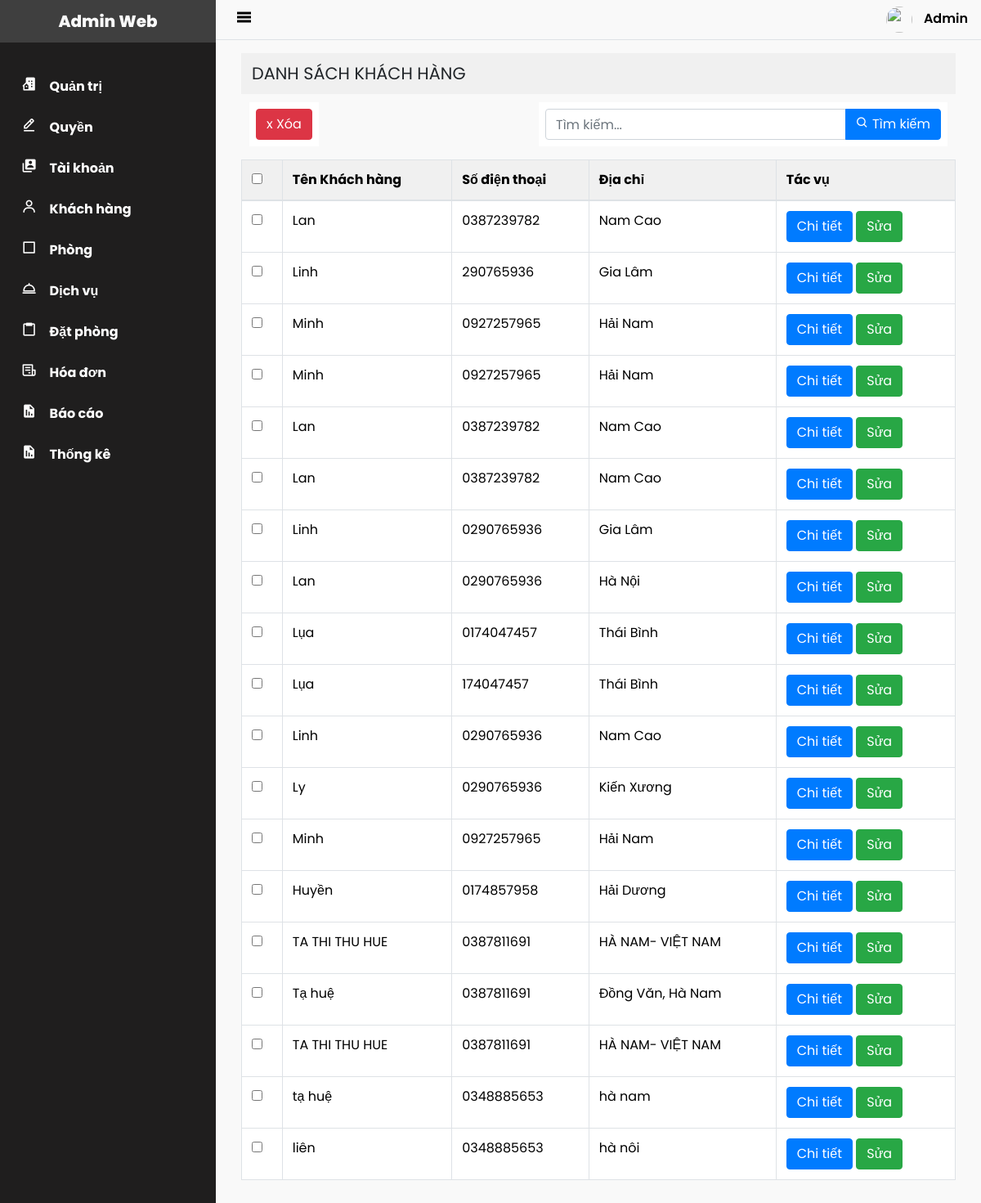
The app's page /index.php?page=customer with its own data.
### tables this page shows
CREATE TABLE `customers` (
  `MaKH` int(11) NOT NULL,
  `TenKH` varchar(100) NOT NULL,
  `SĐT` text NOT NULL,
  `DiaChi` varchar(100) NOT NULL,
  `CCCD` text NOT NULL,
  `username` varchar(50) NOT NULL,
  `password` text NOT NULL,
  `image` text NOT NULL
);

### customer.php (the view, shortened to what this page needs)
<?php
$hname = "localhost";
$uname = "root";
$pass = "";
$db = "qlhotel";
$conn = mysqli_connect($hname, $uname, $pass, $db);
mysqli_query($conn, "SET NAMES 'utf8'");
$sql = 'SELECT * FROM customers';
$data = $conn->query($sql);
?>
<!DOCTYPE html>
<html lang="vi">
<head>
    <link rel="stylesheet" href="https://cdn.jsdelivr.net/npm/bootstrap@4.6.2/dist/css/bootstrap.min.css">
    <link href="https://unpkg.com/boxicons@2.1.4/css/boxicons.min.css" rel="stylesheet">
</head>
<body>
<div class="table">
    <div class="table_header">
        <p>DANH SÁCH KHÁCH HÀNG</p>
    </div>
    <form method="POST" action="" enctype="multipart/form-data" onsubmit="return confirmDelete();">
        <div class="d-flex justify-content-between action-buttons mb-3">
            <div>
                <button type="submit" class="btn btn-danger btn-custom" name="delete_selected"> x Xóa</button>
            </div>
            <div class="input-group" style="max-width: 500px;">
                <input type="text" class="form-control" placeholder="Tìm kiếm..." id="searchInput">
                <div class="input-group-append">
                    <button class="btn btn-primary" type="button">
                        <i class="bx bx-search"></i> Tìm kiếm
                    </button>
                </div>
            </div>
        </div>
        <table class="table table-bordered table-custom">
            <thead>
                <tr>
                    <th><input type="checkbox" id="select-all" /></th>
                    <th>Tên Khách hàng</th>
                    <th>Số điện thoại</th>
                    <th>Địa chỉ</th>
                    <th>Tác vụ</th>
                </tr>
            </thead>
            <tbody>
                <?php while ($row = $data->fetch_assoc()) { ?>
                    <tr>
                        <td><input type="checkbox" name="delete_ids[]" value="<?php echo $row["MaKH"]; ?>" /></td>
                        <td><?php echo $row["TenKH"]; ?></td>
                        <td><?php echo $row["SĐT"]; ?></td>
                        <td><?php echo $row["DiaChi"]; ?></td>
                        <td>
                            <button type="button" class="btn btn-primary edit-btn" data-toggle="modal" data-target="#roomModal"
                                    data-id="<?php echo $row['MaKH']; ?>"
                                    data-name="<?php echo $row['TenKH']; ?>"
                                    data-phone="<?php echo $row['SĐT']; ?>"
                                    data-address="<?php echo $row['DiaChi']; ?>"
                                    data-action="view">Chi tiết</button>
                            <button type="button" class="btn btn-success edit-btn" data-toggle="modal" data-target="#roomModal"
                                    data-id="<?php echo $row['MaKH']; ?>"
                                    data-name="<?php echo $row['TenKH']; ?>"
                                    data-phone="<?php echo $row['SĐT']; ?>"
                                    data-address="<?php echo $row['DiaChi']; ?>"
                                    data-action="edit">Sửa</button>
                        </td>
                    </tr>
                <?php } ?>
            </tbody>
        </table>
    </form>
</div>
</body>
</html>

### type.css (style rules this page uses)
body { font-family: 'Poppins',sans-serif; }

### customer.php (style rules this page uses)
body { font-family: 'Poppins', sans-serif; }
.table { width: 100%; }
.action-buttons { margin: 10px 10px; }
.table_header { display: flex; background-color: rgb(240, 240, 240); padding-left: 13px; align-items: center; height: 50px; }
.table_header p { font-size: 1.3rem; font-weight: 400; margin: 0; line-height: 50px; }
.table-custom thead th { background-color: rgb(240, 240, 240); }

### records on screen
customers: TenKH "Lan", SĐT "0387239782", DiaChi "Nam Cao"
customers: TenKH "Linh", SĐT "290765936", DiaChi "Gia Lâm"
customers: TenKH "Minh", SĐT "0927257965", DiaChi "Hải Nam"
customers: TenKH "Minh", SĐT "0927257965", DiaChi "Hải Nam"
customers: TenKH "Lan", SĐT "0387239782", DiaChi "Nam Cao"
customers: TenKH "Lan", SĐT "0387239782", DiaChi "Nam Cao"
customers: TenKH "Linh", SĐT "0290765936", DiaChi "Gia Lâm"
customers: TenKH "Lan", SĐT "0290765936", DiaChi "Hà Nội"
customers: TenKH "Lụa", SĐT "0174047457", DiaChi "Thái Bình"
customers: TenKH "Lụa", SĐT "174047457", DiaChi "Thái Bình"
customers: TenKH "Linh", SĐT "0290765936", DiaChi "Nam Cao"
customers: TenKH "Ly", SĐT "0290765936", DiaChi "Kiến Xương"
customers: TenKH "Minh", SĐT "0927257965", DiaChi "Hải Nam"
customers: TenKH "Huyền", SĐT "0174857958", DiaChi "Hải Dương"
customers: TenKH "TA THI THU HUE", SĐT "0387811691", DiaChi "HÀ NAM- VIỆT NAM"
customers: TenKH "Tạ huệ", SĐT "0387811691", DiaChi "Đồng Văn, Hà Nam"
customers: TenKH "TA THI THU HUE", SĐT "0387811691", DiaChi "HÀ NAM- VIỆT NAM"
customers: TenKH "tạ huệ", SĐT "0348885653", DiaChi "hà nam"
customers: TenKH "liên", SĐT "0348885653", DiaChi "hà nôi"
